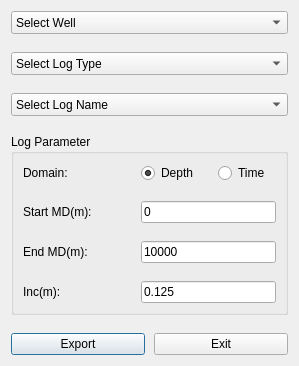
<?xml version="1.0" encoding="UTF-8"?>
<ui version="4.0">
 <class>RSLasExportDialog</class>
 <widget class="QDialog" name="RSLasExportDialog">
  <property name="geometry">
   <rect>
    <x>0</x>
    <y>0</y>
    <width>299</width>
    <height>358</height>
   </rect>
  </property>
  <property name="windowTitle">
   <string>Export Las Files</string>
  </property>
  <layout class="QVBoxLayout" name="verticalLayout_2">
   <property name="spacing">
    <number>18</number>
   </property>
   <item>
    <widget class="RSLasCombox" name="wRSWellCombox">
     <property name="minimumSize">
      <size>
       <width>0</width>
       <height>23</height>
      </size>
     </property>
     <property name="currentText">
      <string>Select Well</string>
     </property>
     <property name="currentIndex">
      <number>0</number>
     </property>
     <item>
      <property name="text">
       <string>Select Well</string>
      </property>
     </item>
    </widget>
   </item>
   <item>
    <widget class="RSLasCombox" name="wRSLogTypeCombox">
     <property name="minimumSize">
      <size>
       <width>0</width>
       <height>23</height>
      </size>
     </property>
     <item>
      <property name="text">
       <string>Select Log Type</string>
      </property>
     </item>
    </widget>
   </item>
   <item>
    <widget class="RSLasCombox" name="wRSLogNameComBox">
     <property name="minimumSize">
      <size>
       <width>0</width>
       <height>23</height>
      </size>
     </property>
     <item>
      <property name="text">
       <string>Select Log Name</string>
      </property>
     </item>
    </widget>
   </item>
   <item>
    <widget class="QGroupBox" name="groupBox">
     <property name="title">
      <string>Log Parameter</string>
     </property>
     <layout class="QVBoxLayout" name="verticalLayout">
      <property name="spacing">
       <number>18</number>
      </property>
      <item>
       <layout class="QHBoxLayout" name="horizontalLayout">
        <item>
         <widget class="QLabel" name="label">
          <property name="minimumSize">
           <size>
            <width>100</width>
            <height>20</height>
           </size>
          </property>
          <property name="text">
           <string>Domain:</string>
          </property>
         </widget>
        </item>
        <item>
         <widget class="QRadioButton" name="wDepthRadio">
          <property name="text">
           <string>Depth</string>
          </property>
          <property name="checked">
           <bool>true</bool>
          </property>
         </widget>
        </item>
        <item>
         <widget class="QRadioButton" name="wTimeRadio">
          <property name="text">
           <string>Time</string>
          </property>
         </widget>
        </item>
       </layout>
      </item>
      <item>
       <layout class="QHBoxLayout" name="horizontalLayout_2">
        <item>
         <widget class="QLabel" name="wStartLabel">
          <property name="minimumSize">
           <size>
            <width>100</width>
            <height>0</height>
           </size>
          </property>
          <property name="text">
           <string>Start MD(m):</string>
          </property>
         </widget>
        </item>
        <item>
         <widget class="QLineEdit" name="wStartEdit">
          <property name="text">
           <string>0</string>
          </property>
         </widget>
        </item>
       </layout>
      </item>
      <item>
       <layout class="QHBoxLayout" name="horizontalLayout_3">
        <item>
         <widget class="QLabel" name="wEndLabel">
          <property name="minimumSize">
           <size>
            <width>100</width>
            <height>0</height>
           </size>
          </property>
          <property name="text">
           <string>End MD(m):</string>
          </property>
         </widget>
        </item>
        <item>
         <widget class="QLineEdit" name="wEndEdit">
          <property name="text">
           <string>10000</string>
          </property>
         </widget>
        </item>
       </layout>
      </item>
      <item>
       <layout class="QHBoxLayout" name="horizontalLayout_4">
        <item>
         <widget class="QLabel" name="wIncLabel">
          <property name="minimumSize">
           <size>
            <width>100</width>
            <height>0</height>
           </size>
          </property>
          <property name="text">
           <string>Inc(m):</string>
          </property>
         </widget>
        </item>
        <item>
         <widget class="QLineEdit" name="wIncEdit">
          <property name="text">
           <string>0.125</string>
          </property>
         </widget>
        </item>
       </layout>
      </item>
     </layout>
    </widget>
   </item>
   <item>
    <layout class="QHBoxLayout" name="horizontalLayout_5">
     <property name="spacing">
      <number>9</number>
     </property>
     <item>
      <widget class="QPushButton" name="wExportBtn">
       <property name="text">
        <string>Export</string>
       </property>
      </widget>
     </item>
     <item>
      <widget class="QPushButton" name="wExitBtn">
       <property name="text">
        <string>Exit</string>
       </property>
      </widget>
     </item>
    </layout>
   </item>
  </layout>
 </widget>
 <customwidgets>
  <customwidget>
   <class>RSLasCombox</class>
   <extends>QComboBox</extends>
   <header>rslascombox.h</header>
  </customwidget>
 </customwidgets>
 <resources/>
 <connections>
  <connection>
   <sender>wExportBtn</sender>
   <signal>clicked()</signal>
   <receiver>RSLasExportDialog</receiver>
   <slot>wExportClicked()</slot>
   <hints>
    <hint type="sourcelabel">
     <x>77</x>
     <y>336</y>
    </hint>
    <hint type="destinationlabel">
     <x>149</x>
     <y>178</y>
    </hint>
   </hints>
  </connection>
  <connection>
   <sender>wDepthRadio</sender>
   <signal>clicked(bool)</signal>
   <receiver>RSLasExportDialog</receiver>
   <slot>wDepthClicked(bool)</slot>
   <hints>
    <hint type="sourcelabel">
     <x>162</x>
     <y>164</y>
    </hint>
    <hint type="destinationlabel">
     <x>149</x>
     <y>178</y>
    </hint>
   </hints>
  </connection>
  <connection>
   <sender>wTimeRadio</sender>
   <signal>clicked(bool)</signal>
   <receiver>RSLasExportDialog</receiver>
   <slot>wTimeClicked(bool)</slot>
   <hints>
    <hint type="sourcelabel">
     <x>242</x>
     <y>164</y>
    </hint>
    <hint type="destinationlabel">
     <x>149</x>
     <y>178</y>
    </hint>
   </hints>
  </connection>
  <connection>
   <sender>wExitBtn</sender>
   <signal>clicked()</signal>
   <receiver>RSLasExportDialog</receiver>
   <slot>close()</slot>
   <hints>
    <hint type="sourcelabel">
     <x>221</x>
     <y>336</y>
    </hint>
    <hint type="destinationlabel">
     <x>149</x>
     <y>178</y>
    </hint>
   </hints>
  </connection>
 </connections>
 <slots>
  <slot>wExportClicked()</slot>
  <slot>wDepthClicked(bool)</slot>
  <slot>wTimeClicked(bool)</slot>
 </slots>
</ui>
